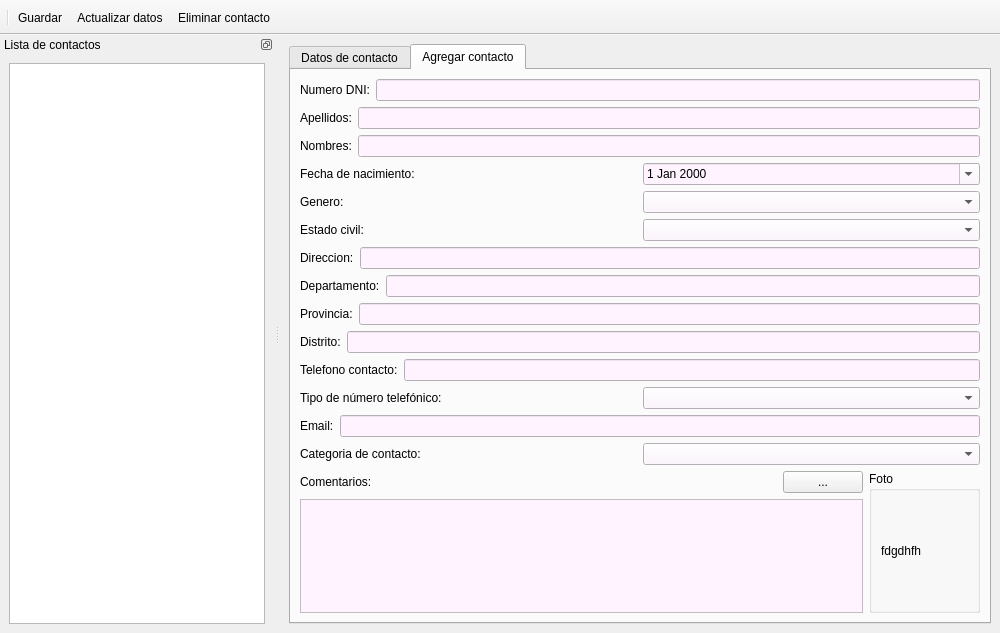
<?xml version="1.0" encoding="UTF-8"?>
<ui version="4.0">
 <class>frmContactos</class>
 <widget class="QMainWindow" name="frmContactos">
  <property name="geometry">
   <rect>
    <x>0</x>
    <y>0</y>
    <width>1000</width>
    <height>633</height>
   </rect>
  </property>
  <property name="windowTitle">
   <string>Contactos</string>
  </property>
  <property name="windowOpacity">
   <double>0.970000000000000</double>
  </property>
  <widget class="QWidget" name="centralwidget">
   <layout class="QGridLayout" name="gridLayout">
    <item row="0" column="0">
     <widget class="QTabWidget" name="contactos">
      <property name="currentIndex">
       <number>1</number>
      </property>
      <property name="tabsClosable">
       <bool>false</bool>
      </property>
      <property name="movable">
       <bool>false</bool>
      </property>
      <widget class="QWidget" name="tab">
       <attribute name="icon">
        <iconset resource="res.qrc">
         <normaloff>:/images/1399844782_my-account.png</normaloff>:/images/1399844782_my-account.png</iconset>
       </attribute>
       <attribute name="title">
        <string>Datos de contacto</string>
       </attribute>
       <layout class="QVBoxLayout" name="verticalLayout_5">
        <item>
         <layout class="QHBoxLayout" name="horizontalLayout_22">
          <item>
           <widget class="QLabel" name="label_16">
            <property name="text">
             <string>Numero DNI:</string>
            </property>
           </widget>
          </item>
          <item>
           <widget class="QLineEdit" name="a_dni">
            <property name="styleSheet">
             <string notr="true">background-color: rgb(237, 255, 233);</string>
            </property>
            <property name="maxLength">
             <number>8</number>
            </property>
           </widget>
          </item>
         </layout>
        </item>
        <item>
         <layout class="QHBoxLayout" name="horizontalLayout_21">
          <item>
           <widget class="QLabel" name="label_17">
            <property name="text">
             <string>Apellidos:</string>
            </property>
           </widget>
          </item>
          <item>
           <widget class="QLineEdit" name="a_apellidos">
            <property name="styleSheet">
             <string notr="true">background-color: rgb(237, 255, 233);</string>
            </property>
           </widget>
          </item>
         </layout>
        </item>
        <item>
         <layout class="QHBoxLayout" name="horizontalLayout_20">
          <item>
           <widget class="QLabel" name="label_18">
            <property name="text">
             <string>Nombres:</string>
            </property>
           </widget>
          </item>
          <item>
           <widget class="QLineEdit" name="a_nombres">
            <property name="styleSheet">
             <string notr="true">background-color: rgb(237, 255, 233);</string>
            </property>
           </widget>
          </item>
         </layout>
        </item>
        <item>
         <layout class="QHBoxLayout" name="horizontalLayout_19">
          <item>
           <widget class="QLabel" name="label_19">
            <property name="text">
             <string>Fecha de nacimiento:</string>
            </property>
           </widget>
          </item>
          <item>
           <widget class="QDateEdit" name="a_nacimiento">
            <property name="styleSheet">
             <string notr="true">background-color: rgb(237, 255, 233);</string>
            </property>
            <property name="buttonSymbols">
             <enum>QAbstractSpinBox::PlusMinus</enum>
            </property>
            <property name="calendarPopup">
             <bool>true</bool>
            </property>
           </widget>
          </item>
         </layout>
        </item>
        <item>
         <layout class="QHBoxLayout" name="horizontalLayout_23">
          <item>
           <widget class="QLabel" name="label_20">
            <property name="text">
             <string>Genero:</string>
            </property>
           </widget>
          </item>
          <item>
           <widget class="QComboBox" name="cboGenero_2">
            <property name="styleSheet">
             <string notr="true">background-color: rgb(237, 255, 233);
selection-color: rgb(0, 0, 0);
selection-background-color: rgb(252, 255, 217);</string>
            </property>
            <item>
             <property name="text">
              <string/>
             </property>
            </item>
            <item>
             <property name="text">
              <string>Masculino</string>
             </property>
             <property name="icon">
              <iconset resource="res.qrc">
               <normaloff>:/images/dad-avatar.png</normaloff>:/images/dad-avatar.png</iconset>
             </property>
            </item>
            <item>
             <property name="text">
              <string>Femenino</string>
             </property>
             <property name="icon">
              <iconset resource="res.qrc">
               <normaloff>:/images/sexy-avatar.png</normaloff>:/images/sexy-avatar.png</iconset>
             </property>
            </item>
           </widget>
          </item>
         </layout>
        </item>
        <item>
         <layout class="QHBoxLayout" name="horizontalLayout_24">
          <item>
           <widget class="QLabel" name="label_21">
            <property name="text">
             <string>Estado civil:</string>
            </property>
           </widget>
          </item>
          <item>
           <widget class="QComboBox" name="cboEstadoCivil_2">
            <property name="styleSheet">
             <string notr="true">background-color: rgb(237, 255, 233);
selection-color:rgb(0,0,0);
selection-background-color: rgb(252, 255, 217);</string>
            </property>
            <item>
             <property name="text">
              <string/>
             </property>
            </item>
            <item>
             <property name="text">
              <string>Soltero(a)</string>
             </property>
            </item>
            <item>
             <property name="text">
              <string>Casado(a)</string>
             </property>
            </item>
            <item>
             <property name="text">
              <string>Viudo(a)</string>
             </property>
            </item>
            <item>
             <property name="text">
              <string>Divorciado(a)</string>
             </property>
            </item>
            <item>
             <property name="text">
              <string>Conviviente</string>
             </property>
            </item>
           </widget>
          </item>
         </layout>
        </item>
        <item>
         <layout class="QHBoxLayout" name="horizontalLayout_25">
          <item>
           <widget class="QLabel" name="label_22">
            <property name="text">
             <string>Direccion:</string>
            </property>
           </widget>
          </item>
          <item>
           <widget class="QLineEdit" name="txtDireccion_2">
            <property name="styleSheet">
             <string notr="true">background-color: rgb(237, 255, 233);</string>
            </property>
           </widget>
          </item>
         </layout>
        </item>
        <item>
         <layout class="QHBoxLayout" name="horizontalLayout_26">
          <item>
           <widget class="QLabel" name="label_23">
            <property name="text">
             <string>Departamento:</string>
            </property>
           </widget>
          </item>
          <item>
           <widget class="QLineEdit" name="txtDepartamento_2">
            <property name="styleSheet">
             <string notr="true">background-color: rgb(237, 255, 233);</string>
            </property>
           </widget>
          </item>
         </layout>
        </item>
        <item>
         <layout class="QHBoxLayout" name="horizontalLayout_27">
          <item>
           <widget class="QLabel" name="label_24">
            <property name="text">
             <string>Provincia:</string>
            </property>
           </widget>
          </item>
          <item>
           <widget class="QLineEdit" name="txtDistrito_2">
            <property name="styleSheet">
             <string notr="true">background-color: rgb(237, 255, 233);</string>
            </property>
           </widget>
          </item>
         </layout>
        </item>
        <item>
         <layout class="QHBoxLayout" name="horizontalLayout_28">
          <item>
           <widget class="QLabel" name="label_25">
            <property name="text">
             <string>Distrito:</string>
            </property>
           </widget>
          </item>
          <item>
           <widget class="QLineEdit" name="txtProvincia_2">
            <property name="styleSheet">
             <string notr="true">background-color: rgb(237, 255, 233);</string>
            </property>
           </widget>
          </item>
         </layout>
        </item>
        <item>
         <layout class="QHBoxLayout" name="horizontalLayout_29">
          <item>
           <widget class="QLabel" name="label_27">
            <property name="text">
             <string>Telefono contacto:</string>
            </property>
           </widget>
          </item>
          <item>
           <widget class="QLineEdit" name="txtTelefono_2">
            <property name="styleSheet">
             <string notr="true">background-color: rgb(237, 255, 233);</string>
            </property>
            <property name="maxLength">
             <number>50</number>
            </property>
           </widget>
          </item>
         </layout>
        </item>
        <item>
         <layout class="QHBoxLayout" name="horizontalLayout_30">
          <item>
           <widget class="QLabel" name="label_26">
            <property name="text">
             <string>Tipo de número telefónico:</string>
            </property>
           </widget>
          </item>
          <item>
           <widget class="QComboBox" name="cboTipoNumero_2">
            <property name="styleSheet">
             <string notr="true">background-color: rgb(237, 255, 233);
selection-color:rgb(0,0,0);
selection-background-color: rgb(252, 255, 217);</string>
            </property>
            <item>
             <property name="text">
              <string/>
             </property>
            </item>
            <item>
             <property name="text">
              <string>Fijo</string>
             </property>
            </item>
            <item>
             <property name="text">
              <string>Movil</string>
             </property>
            </item>
            <item>
             <property name="text">
              <string>Fax</string>
             </property>
            </item>
           </widget>
          </item>
         </layout>
        </item>
        <item>
         <layout class="QHBoxLayout" name="horizontalLayout_31">
          <item>
           <widget class="QLabel" name="label_28">
            <property name="text">
             <string>Email:</string>
            </property>
           </widget>
          </item>
          <item>
           <widget class="QLineEdit" name="txtEmail_2">
            <property name="styleSheet">
             <string notr="true">background-color: rgb(237, 255, 233);</string>
            </property>
           </widget>
          </item>
         </layout>
        </item>
        <item>
         <layout class="QHBoxLayout" name="horizontalLayout_32">
          <item>
           <widget class="QLabel" name="label_29">
            <property name="text">
             <string>Categoria de contacto:</string>
            </property>
           </widget>
          </item>
          <item>
           <widget class="QComboBox" name="comboBox_5">
            <property name="styleSheet">
             <string notr="true">background-color: rgb(237, 255, 233);
selection-color:rgb(0,0,0);
selection-background-color: rgb(252, 255, 217);</string>
            </property>
           </widget>
          </item>
         </layout>
        </item>
        <item>
         <layout class="QHBoxLayout" name="horizontalLayout_34">
          <item>
           <layout class="QVBoxLayout" name="verticalLayout_4">
            <item>
             <layout class="QHBoxLayout" name="horizontalLayout_33">
              <item>
               <widget class="QLabel" name="label_30">
                <property name="text">
                 <string>Comentarios:</string>
                </property>
               </widget>
              </item>
              <item>
               <spacer name="horizontalSpacer_2">
                <property name="orientation">
                 <enum>Qt::Horizontal</enum>
                </property>
                <property name="sizeHint" stdset="0">
                 <size>
                  <width>40</width>
                  <height>20</height>
                 </size>
                </property>
               </spacer>
              </item>
              <item>
               <widget class="QPushButton" name="pushButton_2">
                <property name="toolTip">
                 <string>Cargar foto</string>
                </property>
                <property name="text">
                 <string>...</string>
                </property>
                <property name="icon">
                 <iconset resource="res.qrc">
                  <normaloff>:/images/1402889552_User.png</normaloff>:/images/1402889552_User.png</iconset>
                </property>
               </widget>
              </item>
             </layout>
            </item>
            <item>
             <widget class="QTextEdit" name="textEdit_2">
              <property name="styleSheet">
               <string notr="true">background-color: rgb(237, 255, 233);</string>
              </property>
             </widget>
            </item>
           </layout>
          </item>
          <item>
           <widget class="QGroupBox" name="groupBox_2">
            <property name="minimumSize">
             <size>
              <width>111</width>
              <height>0</height>
             </size>
            </property>
            <property name="maximumSize">
             <size>
              <width>111</width>
              <height>16777215</height>
             </size>
            </property>
            <property name="title">
             <string>Foto</string>
            </property>
            <layout class="QGridLayout" name="gridLayout_2">
             <item row="0" column="0">
              <widget class="QLabel" name="lblFoto_2">
               <property name="text">
                <string/>
               </property>
              </widget>
             </item>
            </layout>
           </widget>
          </item>
         </layout>
        </item>
       </layout>
      </widget>
      <widget class="QWidget" name="tab_2">
       <attribute name="icon">
        <iconset>
         <normaloff>:/images/1401844315_Manager.png</normaloff>:/images/1401844315_Manager.png</iconset>
       </attribute>
       <attribute name="title">
        <string>Agregar contacto</string>
       </attribute>
       <layout class="QVBoxLayout" name="verticalLayout_3">
        <item>
         <layout class="QHBoxLayout" name="horizontalLayout_3">
          <item>
           <widget class="QLabel" name="label">
            <property name="text">
             <string>Numero DNI:</string>
            </property>
           </widget>
          </item>
          <item>
           <widget class="QLineEdit" name="txtDni">
            <property name="styleSheet">
             <string notr="true">background-color: rgb(255, 243, 255);</string>
            </property>
            <property name="maxLength">
             <number>8</number>
            </property>
           </widget>
          </item>
         </layout>
        </item>
        <item>
         <layout class="QHBoxLayout" name="horizontalLayout_4">
          <item>
           <widget class="QLabel" name="label_2">
            <property name="text">
             <string>Apellidos:</string>
            </property>
           </widget>
          </item>
          <item>
           <widget class="QLineEdit" name="txtApellidos">
            <property name="styleSheet">
             <string notr="true">background-color: rgb(255, 243, 255);</string>
            </property>
           </widget>
          </item>
         </layout>
        </item>
        <item>
         <layout class="QHBoxLayout" name="horizontalLayout_5">
          <item>
           <widget class="QLabel" name="label_3">
            <property name="text">
             <string>Nombres:</string>
            </property>
           </widget>
          </item>
          <item>
           <widget class="QLineEdit" name="txtNombres">
            <property name="styleSheet">
             <string notr="true">background-color: rgb(255, 243, 255);</string>
            </property>
           </widget>
          </item>
         </layout>
        </item>
        <item>
         <layout class="QHBoxLayout" name="horizontalLayout_6">
          <item>
           <widget class="QLabel" name="label_4">
            <property name="text">
             <string>Fecha de nacimiento:</string>
            </property>
           </widget>
          </item>
          <item>
           <widget class="QDateEdit" name="Nacimiento">
            <property name="styleSheet">
             <string notr="true">background-color: rgb(255, 243, 255);</string>
            </property>
            <property name="buttonSymbols">
             <enum>QAbstractSpinBox::PlusMinus</enum>
            </property>
            <property name="calendarPopup">
             <bool>true</bool>
            </property>
           </widget>
          </item>
         </layout>
        </item>
        <item>
         <layout class="QHBoxLayout" name="horizontalLayout_7">
          <item>
           <widget class="QLabel" name="label_5">
            <property name="text">
             <string>Genero:</string>
            </property>
           </widget>
          </item>
          <item>
           <widget class="QComboBox" name="cboGenero">
            <property name="styleSheet">
             <string notr="true">background-color: rgb(255, 243, 255);
selection-color:rgb(0,0,0);
selection-background-color: rgb(139, 170, 157);</string>
            </property>
            <item>
             <property name="text">
              <string/>
             </property>
            </item>
            <item>
             <property name="text">
              <string>Masculino</string>
             </property>
             <property name="icon">
              <iconset resource="res.qrc">
               <normaloff>:/images/dad-avatar.png</normaloff>:/images/dad-avatar.png</iconset>
             </property>
            </item>
            <item>
             <property name="text">
              <string>Femenino</string>
             </property>
             <property name="icon">
              <iconset resource="res.qrc">
               <normaloff>:/images/sexy-avatar.png</normaloff>:/images/sexy-avatar.png</iconset>
             </property>
            </item>
           </widget>
          </item>
         </layout>
        </item>
        <item>
         <layout class="QHBoxLayout" name="horizontalLayout_8">
          <item>
           <widget class="QLabel" name="label_6">
            <property name="text">
             <string>Estado civil:</string>
            </property>
           </widget>
          </item>
          <item>
           <widget class="QComboBox" name="cboEstadoCivil">
            <property name="styleSheet">
             <string notr="true">background-color: rgb(255, 243, 255);
selection-color:rgb(0,0,0);
selection-background-color: rgb(139, 170, 157);</string>
            </property>
            <item>
             <property name="text">
              <string/>
             </property>
            </item>
            <item>
             <property name="text">
              <string>Soltero(a)</string>
             </property>
            </item>
            <item>
             <property name="text">
              <string>Casado(a)</string>
             </property>
            </item>
            <item>
             <property name="text">
              <string>Viudo(a)</string>
             </property>
            </item>
            <item>
             <property name="text">
              <string>Divorciado(a)</string>
             </property>
            </item>
            <item>
             <property name="text">
              <string>Conviviente</string>
             </property>
            </item>
           </widget>
          </item>
         </layout>
        </item>
        <item>
         <layout class="QHBoxLayout" name="horizontalLayout_9">
          <item>
           <widget class="QLabel" name="label_7">
            <property name="text">
             <string>Direccion:</string>
            </property>
           </widget>
          </item>
          <item>
           <widget class="QLineEdit" name="txtDireccion">
            <property name="styleSheet">
             <string notr="true">background-color: rgb(255, 243, 255);</string>
            </property>
           </widget>
          </item>
         </layout>
        </item>
        <item>
         <layout class="QHBoxLayout" name="horizontalLayout_10">
          <item>
           <widget class="QLabel" name="label_8">
            <property name="text">
             <string>Departamento:</string>
            </property>
           </widget>
          </item>
          <item>
           <widget class="QLineEdit" name="txtDepartamento">
            <property name="styleSheet">
             <string notr="true">background-color: rgb(255, 243, 255);</string>
            </property>
           </widget>
          </item>
         </layout>
        </item>
        <item>
         <layout class="QHBoxLayout" name="horizontalLayout_11">
          <item>
           <widget class="QLabel" name="label_9">
            <property name="text">
             <string>Provincia:</string>
            </property>
           </widget>
          </item>
          <item>
           <widget class="QLineEdit" name="txtProvincia">
            <property name="styleSheet">
             <string notr="true">background-color: rgb(255, 243, 255);</string>
            </property>
           </widget>
          </item>
         </layout>
        </item>
        <item>
         <layout class="QHBoxLayout" name="horizontalLayout_12">
          <item>
           <widget class="QLabel" name="label_10">
            <property name="text">
             <string>Distrito:</string>
            </property>
           </widget>
          </item>
          <item>
           <widget class="QLineEdit" name="txtDistrito">
            <property name="styleSheet">
             <string notr="true">background-color: rgb(255, 243, 255);</string>
            </property>
           </widget>
          </item>
         </layout>
        </item>
        <item>
         <layout class="QHBoxLayout" name="horizontalLayout_13">
          <item>
           <widget class="QLabel" name="label_11">
            <property name="text">
             <string>Telefono contacto:</string>
            </property>
           </widget>
          </item>
          <item>
           <widget class="QLineEdit" name="txtTelefono">
            <property name="styleSheet">
             <string notr="true">background-color: rgb(255, 243, 255);</string>
            </property>
           </widget>
          </item>
         </layout>
        </item>
        <item>
         <layout class="QHBoxLayout" name="horizontalLayout_14">
          <item>
           <widget class="QLabel" name="label_12">
            <property name="text">
             <string>Tipo de número telefónico:</string>
            </property>
           </widget>
          </item>
          <item>
           <widget class="QComboBox" name="cboTipoNumero">
            <property name="styleSheet">
             <string notr="true">background-color: rgb(255, 243, 255);
selection-color:rgb(0,0,0);
selection-background-color: rgb(139, 170, 157);</string>
            </property>
            <item>
             <property name="text">
              <string/>
             </property>
            </item>
            <item>
             <property name="text">
              <string>Fijo</string>
             </property>
            </item>
            <item>
             <property name="text">
              <string>Movil</string>
             </property>
            </item>
            <item>
             <property name="text">
              <string>Fax</string>
             </property>
            </item>
           </widget>
          </item>
         </layout>
        </item>
        <item>
         <layout class="QHBoxLayout" name="horizontalLayout_15">
          <item>
           <widget class="QLabel" name="label_13">
            <property name="text">
             <string>Email:</string>
            </property>
           </widget>
          </item>
          <item>
           <widget class="QLineEdit" name="txtEmail">
            <property name="styleSheet">
             <string notr="true">background-color: rgb(255, 243, 255);</string>
            </property>
           </widget>
          </item>
         </layout>
        </item>
        <item>
         <layout class="QHBoxLayout" name="horizontalLayout_16">
          <item>
           <widget class="QLabel" name="label_14">
            <property name="text">
             <string>Categoria de contacto:</string>
            </property>
           </widget>
          </item>
          <item>
           <widget class="QComboBox" name="comboBox_4">
            <property name="styleSheet">
             <string notr="true">background-color: rgb(255, 243, 255);
selection-color:rgb(0,0,0);
selection-background-color: rgb(139, 170, 157);</string>
            </property>
           </widget>
          </item>
         </layout>
        </item>
        <item>
         <layout class="QHBoxLayout" name="horizontalLayout_18">
          <item>
           <layout class="QVBoxLayout" name="verticalLayout">
            <item>
             <layout class="QHBoxLayout" name="horizontalLayout_17">
              <item>
               <widget class="QLabel" name="label_15">
                <property name="text">
                 <string>Comentarios:</string>
                </property>
               </widget>
              </item>
              <item>
               <layout class="QHBoxLayout" name="horizontalLayout_2">
                <item>
                 <spacer name="horizontalSpacer">
                  <property name="orientation">
                   <enum>Qt::Horizontal</enum>
                  </property>
                  <property name="sizeHint" stdset="0">
                   <size>
                    <width>40</width>
                    <height>20</height>
                   </size>
                  </property>
                 </spacer>
                </item>
                <item>
                 <widget class="QPushButton" name="pushButton">
                  <property name="toolTip">
                   <string>Cargar foto</string>
                  </property>
                  <property name="text">
                   <string>...</string>
                  </property>
                  <property name="icon">
                   <iconset resource="res.qrc">
                    <normaloff>:/images/1402889552_User.png</normaloff>:/images/1402889552_User.png</iconset>
                  </property>
                 </widget>
                </item>
               </layout>
              </item>
             </layout>
            </item>
            <item>
             <widget class="QTextEdit" name="textEdit">
              <property name="styleSheet">
               <string notr="true">background-color: rgb(255, 243, 255);</string>
              </property>
             </widget>
            </item>
           </layout>
          </item>
          <item>
           <widget class="QGroupBox" name="groupBox">
            <property name="minimumSize">
             <size>
              <width>111</width>
              <height>0</height>
             </size>
            </property>
            <property name="maximumSize">
             <size>
              <width>111</width>
              <height>16777215</height>
             </size>
            </property>
            <property name="title">
             <string>Foto</string>
            </property>
            <layout class="QVBoxLayout" name="verticalLayout_2">
             <item>
              <widget class="QLabel" name="lblFoto">
               <property name="text">
                <string>fdgdhfh</string>
               </property>
              </widget>
             </item>
            </layout>
           </widget>
          </item>
         </layout>
        </item>
       </layout>
      </widget>
     </widget>
    </item>
   </layout>
  </widget>
  <widget class="QDockWidget" name="dockWidget_2">
   <property name="minimumSize">
    <size>
     <width>100</width>
     <height>113</height>
    </size>
   </property>
   <property name="maximumSize">
    <size>
     <width>380</width>
     <height>524287</height>
    </size>
   </property>
   <property name="features">
    <set>QDockWidget::DockWidgetFloatable|QDockWidget::DockWidgetMovable</set>
   </property>
   <property name="windowTitle">
    <string>Lista de contactos</string>
   </property>
   <attribute name="dockWidgetArea">
    <number>1</number>
   </attribute>
   <widget class="QWidget" name="dockWidgetContents_2">
    <layout class="QHBoxLayout" name="horizontalLayout">
     <item>
      <widget class="QListWidget" name="listWidget"/>
     </item>
    </layout>
   </widget>
  </widget>
  <widget class="QToolBar" name="toolBar">
   <property name="minimumSize">
    <size>
     <width>0</width>
     <height>35</height>
    </size>
   </property>
   <property name="windowTitle">
    <string>toolBar</string>
   </property>
   <property name="toolTip">
    <string>Actualizar los datos (U)</string>
   </property>
   <property name="movable">
    <bool>false</bool>
   </property>
   <attribute name="toolBarArea">
    <enum>TopToolBarArea</enum>
   </attribute>
   <attribute name="toolBarBreak">
    <bool>false</bool>
   </attribute>
   <addaction name="separator"/>
   <addaction name="actionGuardar"/>
   <addaction name="actionActualizarDatos"/>
   <addaction name="actionEliminarContacto"/>
  </widget>
  <action name="actionGuardar">
   <property name="icon">
    <iconset resource="res.qrc">
     <normaloff>:/images/009_084_check_approve_data_base_database_rack_server_backup-128.png</normaloff>:/images/009_084_check_approve_data_base_database_rack_server_backup-128.png</iconset>
   </property>
   <property name="text">
    <string>Guardar</string>
   </property>
   <property name="toolTip">
    <string>Guardar datos(Enter)</string>
   </property>
   <property name="shortcut">
    <string>Return</string>
   </property>
   <property name="menuRole">
    <enum>QAction::TextHeuristicRole</enum>
   </property>
  </action>
  <action name="actionActualizarDatos">
   <property name="icon">
    <iconset resource="res.qrc">
     <normaloff>:/images/009_088_sync_synchornization_data_base_database_rack_server_backup-128.png</normaloff>:/images/009_088_sync_synchornization_data_base_database_rack_server_backup-128.png</iconset>
   </property>
   <property name="text">
    <string>Actualizar datos</string>
   </property>
   <property name="shortcut">
    <string>Enter</string>
   </property>
  </action>
  <action name="actionEliminarContacto">
   <property name="icon">
    <iconset resource="res.qrc">
     <normaloff>:/images/009_082_remove_delete_data_base_database_rack_server_backup-128.png</normaloff>:/images/009_082_remove_delete_data_base_database_rack_server_backup-128.png</iconset>
   </property>
   <property name="text">
    <string>Eliminar contacto</string>
   </property>
   <property name="toolTip">
    <string>Eliminar contacto (D)</string>
   </property>
   <property name="shortcut">
    <string>D</string>
   </property>
  </action>
 </widget>
 <resources>
  <include location="res.qrc"/>
 </resources>
 <connections/>
</ui>
